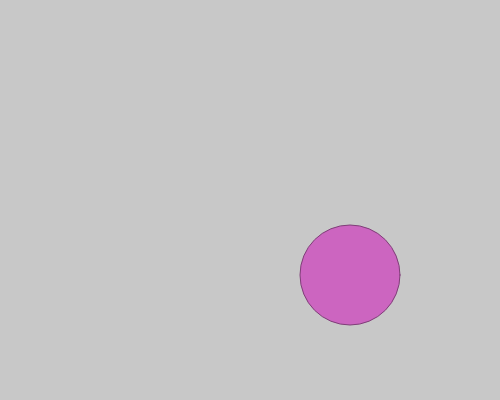
Frame 1 (no input)
Frame 60 (no input): identical to frame 1, image omitted
Frame 120 (the mouse pressed at the canvas centre since frame 60): identical to frame 1, image omitted

The p5.js sketch that drew this single still picture (run headless with seeded random() and noise() and a simulated clock; from frame 60 on, the mouse is pressed at the canvas centre):

// p5.js sketch
// ── sketch.js
//変数の宣言
var WIDTH  = 500;//画面の横幅
var HEIGHT = 400;//画面の縦幅

//配列を宣言
var x = [50, 150, 250, 350, 450];
var y = [50, 125, 200, 275, 350];


function setup() {
	createCanvas(WIDTH, HEIGHT);
	background(200);

	//set colors
	fill(204, 101, 192);
	stroke(127, 63, 120);

	//配列の長さ
	var array_h = x.length;
	var i = floor(random(0, array_h));
	//var i = floor(random(0, 5));
	//var i = floor(random(5));
	//var i = floor(random(array_h));


	//Shapes
	ellipse(x[i], y[i], 100, 100);

}


function draw() {
	
}


/*
#解説

##乱数
random(最小値,最大値)
//最小値から最大値の値をランダムに返す
//少数も含む

##floor
//引数として与えた数以下の最大の整数を返す
floor(数値);

 */
